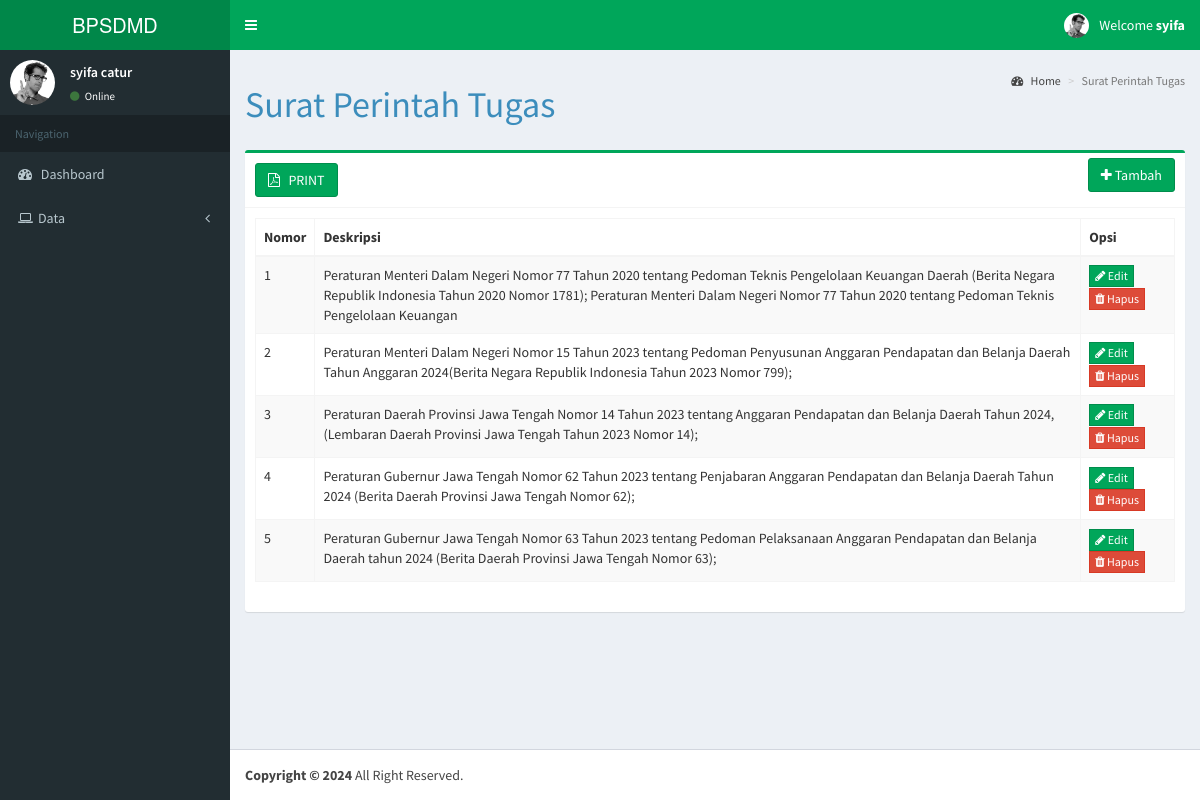
/data_produk.php (signed in), run on the app's committed database.
### tables this page shows
CREATE TABLE `tb_produk` (
  `id_produk` int(11) NOT NULL,
  `kode_produk` varchar(255) NOT NULL,
  `nama_produk` varchar(255) NOT NULL
);

### data_produk.php (the view, shortened to what this page needs)
<?php
include 'template/header_admin.php';
include 'koneksidb.php';
?>
<div class="content-wrapper">
<section class="content-header">
  <h1>Surat Perintah Tugas
  </h1>
  <ol class="breadcrumb">
  <li><a href="index.php"><i class="fa fa-dashboard"></i> Home</a></li>
  <li class="active">Surat Perintah Tugas</li>
  </ol>
</section>
<section class="content">
  <div class="row">
    <div class="col-sm-12">
      <div class="box box-success">
        <div class="box-header with-border">
          <a href="cetak_dinamis.php" target="_blank" class="btn btn-success"><i class="fa fa-file-pdf-o"></i> &nbsp PRINT</a>
          <div class="box-tools pull-left">
            <a href="#" class="btn btn-success" data-toggle="modal" data-target="#tambahproduk"><i class="fa fa-plus"></i> Tambah</a>
          </div>
        </div>
        <div class="box-body">
          <div class="table-responsive22">
            <table id="datatable" class="table table-bordered table-striped">
              <thead>
                <tr>
                  <th>Nomor</th>
                  <th>Deskripsi</th>
                  <th>Opsi</th>
                </tr>
              </thead>
              <tbody>
                  <?php
                  $no = 1;
                    $queryview = mysqli_query($koneksi, "SELECT * FROM tb_produk");
                    while ($row = mysqli_fetch_assoc($queryview)) {
                  ?>
                  <tr>
                    <td><?php echo $no++; ?></td>
                    <td><?php echo $row['kode_produk'];?></td>
                    <td>
                      <a href="#" class="btn btn-success btn-flat btn-xs" data-toggle="modal" data-target="#updateproduk<?php echo $no; ?>"><i class="fa fa-pencil"></i> Edit</a>
                      <a href="#" class="btn btn-danger btn-flat btn-xs" data-toggle="modal" data-target="#deleteproduk<?php echo $no; ?>"><i class="fa fa-trash"></i> Hapus</a>
                    </td>
                  </tr>
                  <?php
                    }
                  ?>
              </tbody>
            </table>
          </div>
        </div>
      </div>
    </div>
  </div>
</section>
</div>
<?php include 'template/footer.php'; ?>

### data on the page
tb_produk: kode_produk "Peraturan Menteri Dalam Negeri Nomor 77 Tahun 2020 tentang Pedoman Teknis Pengelolaan Keuangan Daerah (Berita Negara Republik Indonesia Tahun 2020 Nomor 1781); Peraturan Menteri Dalam Negeri Nomor 77 Tahun 2020 tentang Pedoman Teknis Pengelolaan Keuangan"
tb_produk: kode_produk "Peraturan Menteri Dalam Negeri Nomor 15 Tahun 2023 tentang Pedoman Penyusunan Anggaran Pendapatan dan Belanja Daerah Tahun Anggaran 2024(Berita Negara Republik Indonesia Tahun 2023 Nomor 799);"
tb_produk: kode_produk "Peraturan Daerah Provinsi Jawa Tengah Nomor 14 Tahun 2023 tentang Anggaran Pendapatan dan Belanja Daerah Tahun 2024,(Lembaran Daerah Provinsi Jawa Tengah Tahun 2023 Nomor 14);"
tb_produk: kode_produk "Peraturan Gubernur Jawa Tengah Nomor 62 Tahun 2023 tentang Penjabaran Anggaran Pendapatan dan Belanja Daerah Tahun 2024 (Berita Daerah Provinsi Jawa Tengah Nomor 62);"
tb_produk: kode_produk "Peraturan Gubernur Jawa Tengah Nomor 63 Tahun 2023 tentang Pedoman Pelaksanaan Anggaran Pendapatan dan Belanja Daerah tahun 2024 (Berita Daerah Provinsi Jawa Tengah Nomor 63);"

### other printed values
$_SESSION['username'] "syifa"
$_SESSION['nama'] "syifa catur"
